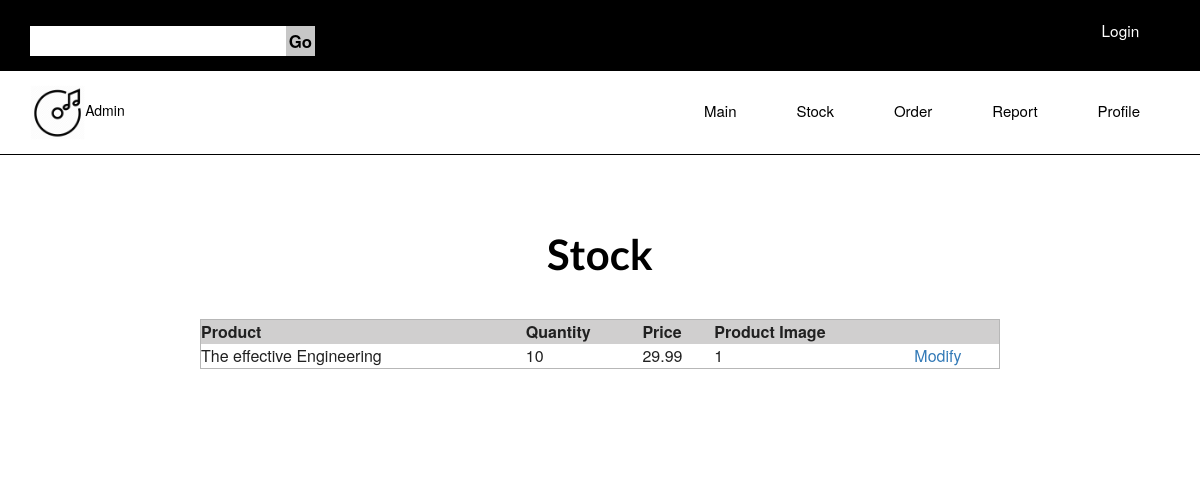
The app's page /test.php, older data.
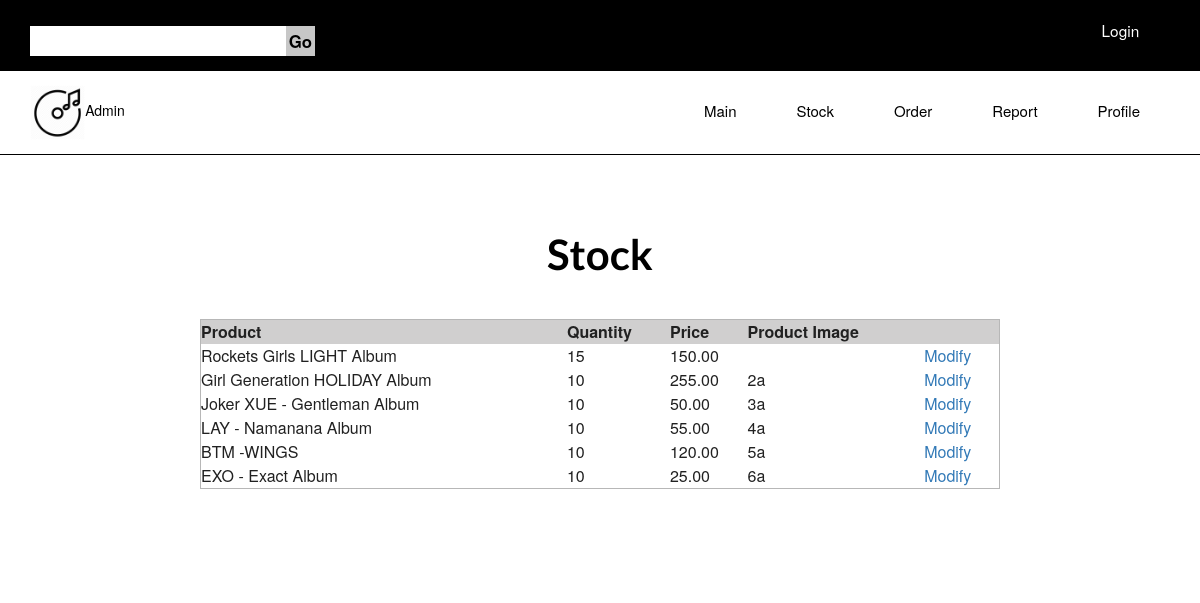
The same page, newer data.
### tables this page shows
CREATE TABLE `inventory` (
  `product_id` int(11) NOT NULL,
  `product_name` varchar(500) NOT NULL,
  `product_price` decimal(10,2) NOT NULL,
  `product_quantity` int(11) NOT NULL,
  `product_description` varchar(500) NOT NULL,
  `product_image` varchar(500) NOT NULL
);

### web/test.php (the view, shortened to what this page needs)
<?php
include("conn.php");
?>
<!DOCTYPE html>
<html>
<head>
<link href="css/bootstrap.css" rel="stylesheet" type="text/css" media="all" />
<link href="style.css" rel="stylesheet" type="text/css" media="all" />
<link href="css/memenu.css" rel="stylesheet" type="text/css" media="all" />
 <link rel="stylesheet" href="bootstrap.min.css">
</head>
<body>
<div class="header">
	<div class="header-top">
		<div class="container">
			<div class="search">
					<form action="search.php" method="get">
						<input type="text" value="" name="search1" >
						<input type="submit" value="Go" name="go">
					</form>
			</div>
			<div class="header-left">
					<ul>
						<?php if (isset($_SESSION['login_user'])): ?>
						<li ><a href="admin_profile.php"  ><?php echo($_SESSION['login_user']); ?><a href="logout.php">(LOGOUT)</a></li>
					<?php else: ?>
						<li ><a href="login.php"  >Login</a></li>
					<?php endif; ?>
					</ul>
						<div class="clearfix"> </div>
			</div>
				<div class="clearfix"> </div>
		</div>
		</div>
		<div class="container">
			<div class="head-top">
				<div class="logo">
					<a href="admin_index.php" style="color:black;text-decoration:none"><img src="images/cdlogo.png" style="width:10%;height:10%" alt="" >Admin</a>
				</div>
		  <div class=" h_menu4">
			<ul class="memenu skyblue">
				<li class="active grid"><a class="color2" href="admin_index.php" style="color:black;">Main</a></li>
				<li><a class="color4" href="admin_stock.php">Stock</a></li>
				<li><a class="color1" href="admin_order.php">Order</a></li>
				<li class="grid"><a class="color2" href="admin_report.php">Report</a></li>
				<li><a class="color6" href="admin_profile.php">Profile</a></li>
			</ul>
		  </div>
				<div class="clearfix"> </div>
		</div>
		</div>
	</div>
<div class="container">
		<div class="account">
		<h1>Stock</h1>
		<table class="activity-table">
		<thead>
		<tr class="activity-table-main">
			<th>Product </th>
			<th>Quantity </th>
			<th>Price</th>
			<th>Product Image</th>
			<th></th>
		</tr>
		</thead>
		<tbody>
		<?php
          $table  = mysqli_query($con ,'SELECT * FROM inventory');
          while($order  = mysqli_fetch_array($table)){
       ?>
       		<tr id="<?php echo $order['product_id']; ?>">
				<td data-target="product_name" id="product_name"><?php echo $order['product_name'] ?></td>
				<td data-target="product_quantity" id="product_quantity"><?php echo $order['product_quantity']?> </td>
				<td data-target="product_price" id="product_price"><?php echo $order['product_price']?> </td>
				<td data-target="product_image" id="product_image"><?php echo $order['product_image']?> </td>
				<td>
				<a href="#" data-role="update" data-id="<?php echo $order['product_id'];?>" >Modify</a>
				</td>
			</tr>
		<?php }?>
		</tbody>
		</table>
		</div>
</div>
</body>
</html>

Row changes from the older to the newer data that the page shows:
removed inventory: product_name "The effective Engineering", product_quantity "10", product_price "29.99", product_image "1"
added inventory: product_name "Rockets Girls LIGHT Album", product_quantity "15", product_price "150.00"
added inventory: product_name "Girl Generation HOLIDAY Album", product_quantity "10", product_price "255.00", product_image "2a"
added inventory: product_name "Joker XUE - Gentleman Album", product_quantity "10", product_price "50.00", product_image "3a"
added inventory: product_name "LAY - Namanana Album", product_quantity "10", product_price "55.00", product_image "4a"
added inventory: product_name "BTM -WINGS", product_quantity "10", product_price "120.00", product_image "5a"
added inventory: product_name "EXO - Exact Album", product_quantity "10", product_price "25.00", product_image "6a"
